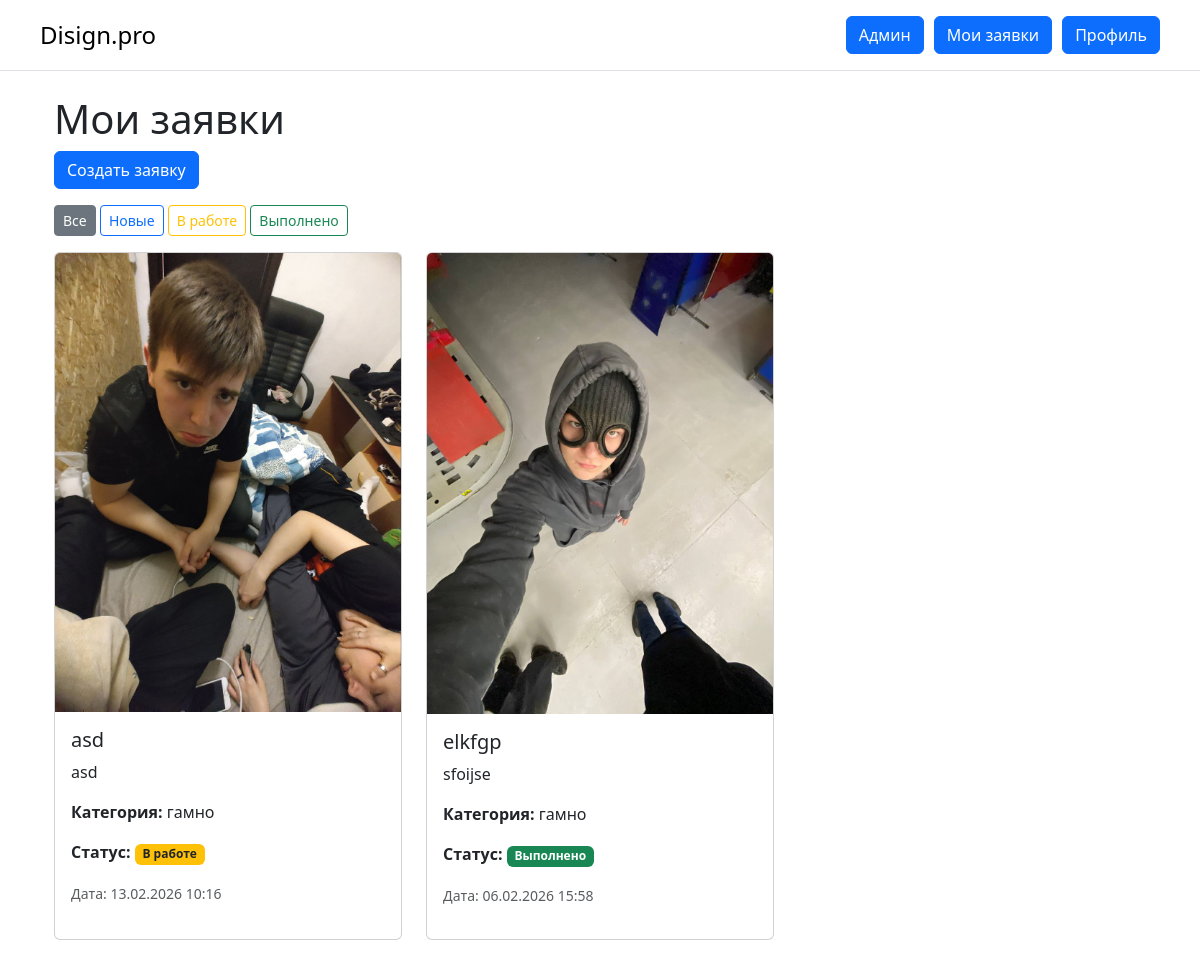
The page /my-requests/ (signed in) on the database as committed earlier.
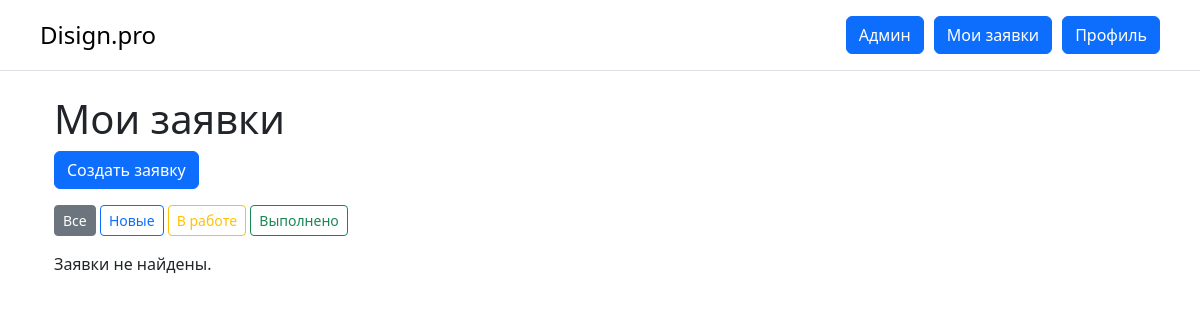
The same page on the database as committed later.
### main/models.py (models this page shows, shortened)
class DesignRequest(models.Model):
    class Status(models.TextChoices):
        NEW = 'new', 'Новая'
        IN_PROGRESS = 'in_progress', 'Принято в работу'
        DONE = 'done', 'Выполнено'
    user = models.ForeignKey(
        settings.AUTH_USER_MODEL,
        on_delete=models.CASCADE,
        verbose_name='Пользователь'
    )
    title = models.CharField('Название', max_length=200)
    description = models.TextField('Описание')
    category = models.ForeignKey(
        Category,
        on_delete=models.CASCADE,
        verbose_name='Категория'
    )
    photo = models.ImageField(
        'Фото помещения / план',
        upload_to='design_requests/photos/',
        validators=[validate_image_size, validate_image_extension]
    )
    result_image = models.ImageField(
        'Фото выполненной работы',
        upload_to='design_requests/results/',
        blank=True,
        null=True
    )
    admin_comment = models.TextField(
        'Комментарий администратора',
        blank=True,
        null=True
    )
    status = models.CharField(
        max_length=20,
        choices=Status.choices,
        default=Status.NEW,
        verbose_name='Статус'
    )
    created_at = models.DateTimeField(
        'Дата создания',
        auto_now_add=True
    )
    class Meta:
        ordering = ['-created_at']
        verbose_name = 'Заявка на дизайн'
        verbose_name_plural = 'Заявки на дизайн'

class Category(models.Model):
    name = models.CharField(
        'Название категории',
        max_length=100,
        unique=True
    )
    class Meta:
        verbose_name = 'Категорию'
        verbose_name_plural = 'Категории'

### main/views.py (the view)
# urls.py: path('my-requests/', views.my_requests, name='my_requests'),
@login_required
def my_requests(request):
    status_filter = request.GET.get('status')
    requests = DesignRequest.objects.filter(user=request.user)
    if status_filter:
        requests = requests.filter(status=status_filter)
    return render(request, 'main/my_requests.html', {
        'requests': requests,
        'status_filter': status_filter
    })

### main/templates/main/my_requests.html (shortened to what this page needs)
{% extends 'main/base.html' %}
{% block content %}
<div class="container mt-4">
  <h1>Мои заявки</h1>
    <a href="{% url 'create' %}" class="btn btn-primary mb-3">Создать заявку</a>
  <div class="mb-3">
    <a href="{% url 'my_requests' %}" class="btn btn-outline-secondary btn-sm{% if not status_filter %} active{% endif %}">Все</a>
    <a href="{% url 'my_requests' %}?status=new" class="btn btn-outline-primary btn-sm{% if status_filter == 'new' %} active{% endif %}">Новые</a>
    <a href="{% url 'my_requests' %}?status=in_progress" class="btn btn-outline-warning btn-sm{% if status_filter == 'in_progress' %} active{% endif %}">В работе</a>
    <a href="{% url 'my_requests' %}?status=done" class="btn btn-outline-success btn-sm{% if status_filter == 'done' %} active{% endif %}">Выполнено</a>
  </div>
  {% if requests %}
    <div class="row">
      {% for r in requests %}
        <div class="col-md-6 col-lg-4 mb-4">
          <div class="card h-100">
            {% if r.photo %}
              <img src="{{ r.photo.url }}" class="card-img-top" alt="Фото помещения">
            {% endif %}
            <div class="card-body">
              <h5 class="card-title">{{ r.title }}</h5>
              <p class="card-text">{{ r.description|truncatechars:100 }}</p>
              <p><strong>Категория:</strong> {{ r.category.name }}</p>
              <p>
                <strong>Статус:</strong>
                {% if r.status == 'new' %}
                  <span class="badge bg-primary">Новая</span>
                {% elif r.status == 'in_progress' %}
                  <span class="badge bg-warning text-dark">В работе</span>
                {% else %}
                  <span class="badge bg-success">Выполнено</span>
                {% endif %}
              </p>
              <p><small class="text-muted">Дата: {{ r.created_at|date:"d.m.Y H:i" }}</small></p>
            </div>
          </div>
        </div>
      {% endfor %}
    </div>
  {% else %}
    <p>Заявки не найдены.</p>
  {% endif %}
</div>
{% endblock %}

Rows that differ between the two databases and show on the page:
removed DesignRequest: photo (picture), title "asd", description "asd", category.name "гамно", status "В работе", created_at "13.02.2026 10:16"
removed DesignRequest: photo (picture), title "elkfgp", description "sfoijse", category.name "гамно", status "Выполнено", created_at "06.02.2026 15:58"
Other text that changed with them:
text now shown: "Заявки не найдены."
